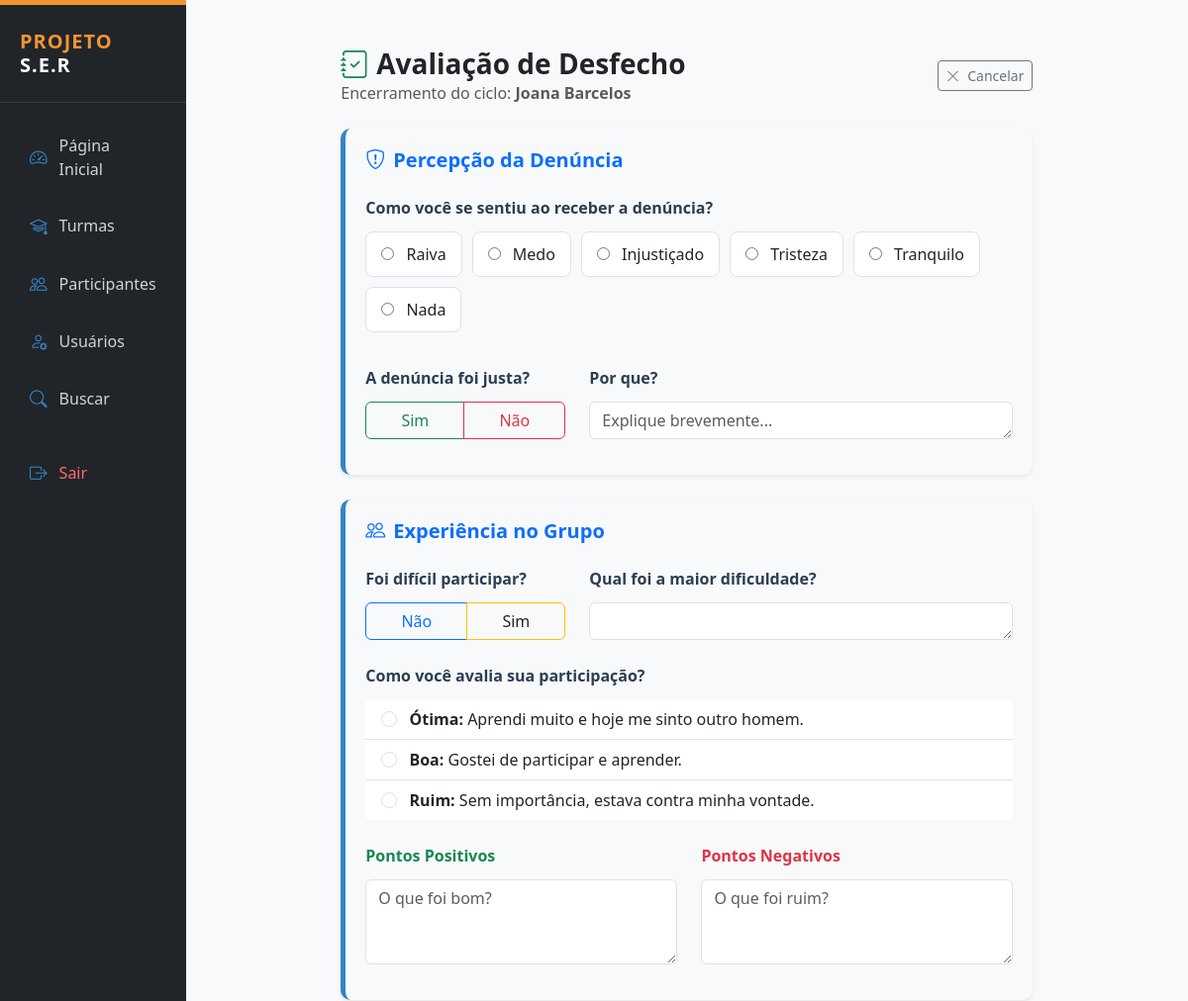
Before: /public/ficha_final.php?id=27 (signed in, upper part) with the older database file.
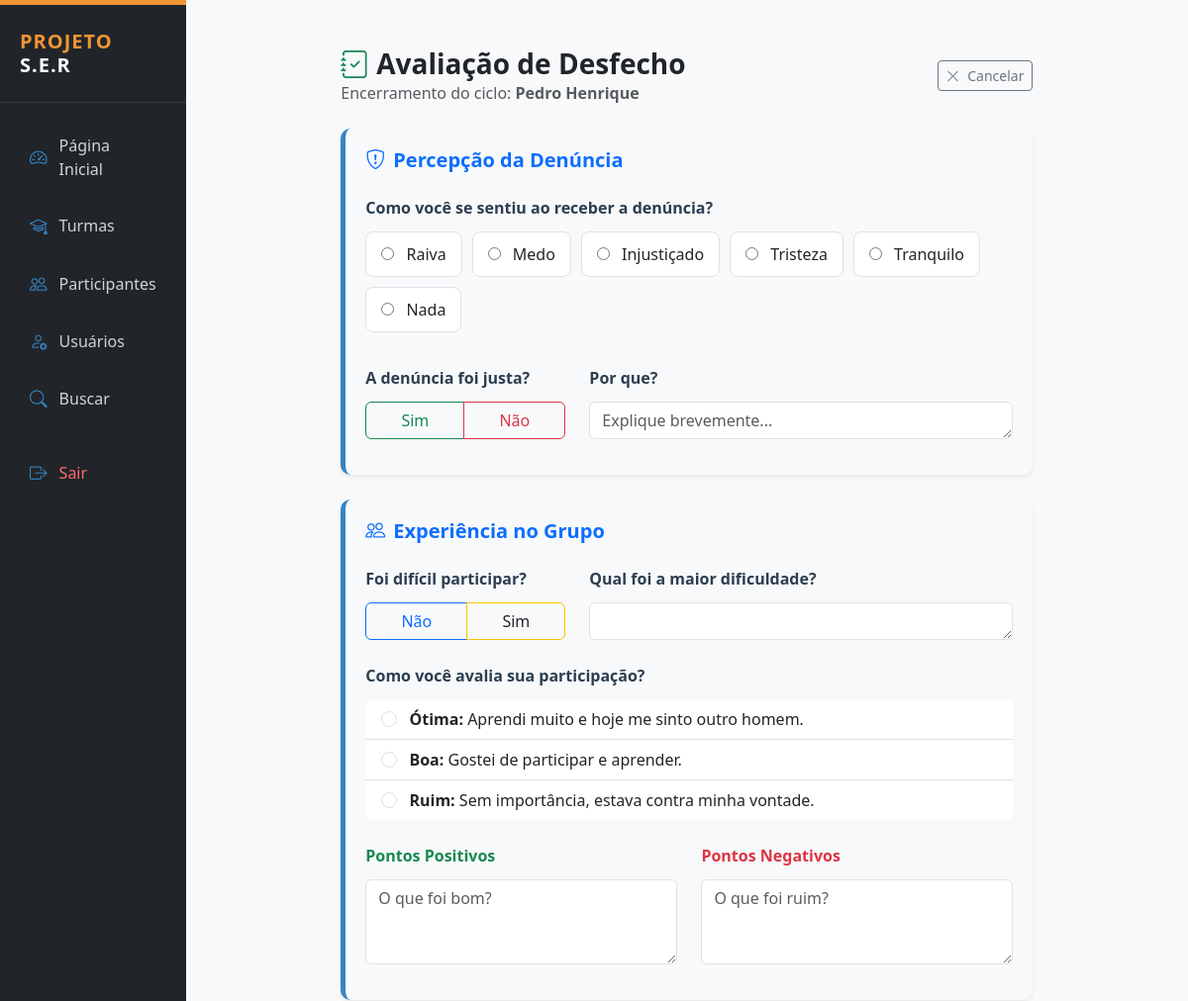
After: the same page with the newer database file.
### tables this page shows
CREATE TABLE `participantes` (
  `id` int(11) NOT NULL,
  `nome` varchar(120) NOT NULL,
  `numero_processo` varchar(50) DEFAULT NULL,
  `cpf` varchar(11) DEFAULT NULL,
  `data_nascimento` date DEFAULT NULL,
  `telefone` varchar(20) DEFAULT NULL,
  `email` varchar(120) DEFAULT NULL,
  `endereco` varchar(150) DEFAULT NULL,
  `bairro` varchar(100) DEFAULT NULL,
  `turma_id` int(11) DEFAULT NULL,
  `observacoes` text DEFAULT NULL,
  `criado_em` timestamp NOT NULL DEFAULT current_timestamp(),
  `caso_id` int(11) DEFAULT NULL,
  `status` enum('ativo','inativo') DEFAULT 'ativo',
  `total_passagens` int(11) DEFAULT 0
);

### public/ficha_final.php (the view, shortened to what the changed rows need)
<?php
require_once __DIR__ . '/../config/conexao.php';
require_once __DIR__ . '/../layout/admin_header.php';
$participante_id = $_GET['id'] ?? null;
$stmt = $pdo->prepare("SELECT nome FROM participantes WHERE id = ?");
$stmt->execute([$participante_id]);
$p = $stmt->fetch();
?>
<div class="container-fluid py-4 mb-5">
    <div class="row justify-content-center">
        <div class="col-lg-9">
            <div class="d-flex justify-content-between align-items-center mb-4">
                <div>
                    <p class="text-muted mb-0">Encerramento do ciclo: <strong><?= htmlspecialchars($p['nome']) ?></strong></p>
                </div>
            </div>
        </div>
    </div>
</div>
<?php require_once __DIR__ . '/../layout/admin_footer.php'; ?>

Changed rows visible on the page:
changed participantes: nome "Joana Barcelos" → "Pedro Henrique"
